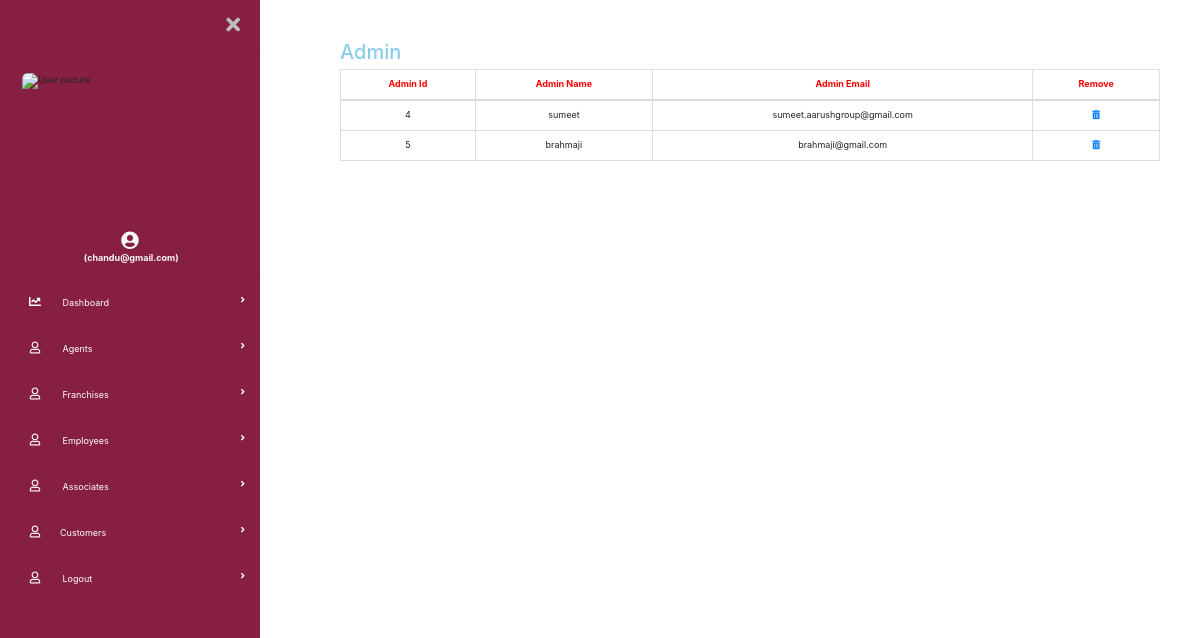
Page /backend/Admin_panel/Admindashboard.php (signed in) on the committed database.
### tables this page shows
CREATE TABLE `admin2list` (
  `admin2id` int(10) NOT NULL,
  `admin2name` varchar(100) NOT NULL,
  `admin2email` varchar(100) NOT NULL,
  `admin2pass` varchar(100) NOT NULL,
  `admin2cnfpass` varchar(100) NOT NULL,
  `Delete` tinyint(1) DEFAULT NULL
);

### backend/Admin_panel/Admindashboard.php (the view, shortened to what this page needs)
<?php
include '../database.php';
$qry = "select * from admin2list";
$sql = mysqli_query($dbc, $qry) or die(mysqli_error($dbc));
$countadmin = mysqli_num_rows($sql);
?>
<!DOCTYPE html>
<html lang="en">
<link href="css/bootstrap.min.css" rel="stylesheet" id="bootstrap-css">
<!DOCTYPE html>
<html lang="en">
<head>
  <link rel="stylesheet" href="https://maxcdn.bootstrapcdn.com/bootstrap/4.0.0/css/bootstrap.min.css">
  <link href="https://use.fontawesome.com/releases/v5.0.6/css/all.css" rel="stylesheet">
  <link href="css/side.css" rel="stylesheet">
</head>
<body>
  <div class="page-wrapper chiller-theme toggled">
    <nav id="sidebar" class="sidebar-wrapper">
      <div class="sidebar-content">
        <div class="sidebar-brand">
          <div id="close-sidebar">
            <i class="fas fa-times"></i>
          </div>
        </div>
        <div class="sidebar-header">
          <div class="user-pic">
            <img class="img-responsive img-rounded" src="images/kkm-logo.png" alt="User picture">
          </div>
        </div>
        <div class="text-center">
          <span class=" text-light"><i class="fas fa-user-circle fa-2x"></i><br>&nbsp;<strong>(<?php echo $_SESSION['loginname']; ?>)</strong></span>
        </div><br>
        <div class="sidebar-menu">
        <?php include 'sidenav.php' ?>
    </nav>
    <main class="page-content">
      <div class="container-fluid">
        <h2 style="color:skyblue;">Admin</h2>
        <div class="row">
          <div class="col-lg-12 text-center">
            <?php if ($countadmin > 0) { ?>
              <table class="table table-bordered col-md-8">
                <thead>
                  <tr style="color:red">
                    <th>Admin Id</th>
                    <th>Admin Name</th>
                    <th>Admin Email</th>
                    <th>Remove</th>
                  </tr>
                </thead>
                <?php while ($row = mysqli_fetch_assoc($sql)) { ?>
                  <tr>
                    <td><?php echo $row['admin2id'] ?></td>
                    <td><?php echo $row['admin2name'] ?></td>
                    <td><?php echo $row['admin2email'] ?></td>
                    <?php if ($row1['adminemail'] == $username) {
                    echo " <td><a href='../remove/removeadmin2.php?id=" . $row['admin2id'] . "'><i class='fa fa-trash-alt' onClick=\"javascript: return confirm('Please confirm deletion');\"></i></a></td>";
                   } else {
                    echo "<td><a href='#'><i class='fa fa-trash-alt' onClick=\"javascript: return confirm('You are not Autharized Super Admin to DELETE');\"></i></a></td>";
                  }?>
                  </tr>
                <?php } ?>
              </table> <br>
            <?php } else { ?>
              <strong>No Data Available!!!</strong> <br><br>
            <?php } ?>
          </div>
        </div>
      </div>
    </main>
  </div>
</body>
</html>

### backend/Admin_panel/css/side.css (style rules this page uses)
body { font-size: 0.9rem; }
.page-wrapper .sidebar-wrapper, .sidebar-wrapper .sidebar-brand > a, .sidebar-wrapper .sidebar-dropdown > a:after, .sidebar-wrapper .sidebar-menu .sidebar-dropdown .sidebar-submenu li a:before, .sidebar-wrapper ul li a i, .page-wrapper .page-content, .sidebar-wrapper .sidebar-search input.search-menu, .sidebar-wrapper .sidebar-search .input-group-text, .sidebar-wrapper .sidebar-menu ul li a, #show-sidebar, #close-sidebar { -webkit-transition: all 0.3s ease; -moz-transition: all 0.3s ease; -ms-transition: all 0.3s ease; -o-transition: all 0.3s ease; transition: all 0.3s ease; }
.page-wrapper { height: 100vh; }
.page-wrapper.toggled .sidebar-wrapper { left: 0px; }
@media screen and (min-width: 768px) { .page-wrapper.toggled .page-content { padding-left: 300px; } }
.sidebar-wrapper { width: 260px; height: 100%; max-height: 100%; position: fixed; top: 0; left: -300px; z-index: 999; }
.sidebar-content { max-height: calc(100% - 30px); height: calc(100% - 30px); overflow-y: auto; position: relative; }
.sidebar-wrapper .sidebar-brand { padding: 10px 20px; display: flex; align-items: center; }
.sidebar-wrapper .sidebar-brand #close-sidebar { cursor: pointer; font-size: 20px; }
.sidebar-wrapper .sidebar-header { padding: 20px; overflow: hidden; }
.sidebar-wrapper .sidebar-header .user-pic { float: left; width: 200px; padding: 2px; border-radius: 12px; margin-right: 15px; overflow: hidden; height: 140px; }
.sidebar-wrapper .sidebar-header .user-pic img { height: 100%; width: 100%; }
.sidebar-wrapper .sidebar-menu { padding-bottom: 10px; }
.page-wrapper .page-content { display: inline-block; width: 100%; padding-left: 0px; padding-top: 20px; }
.page-wrapper .page-content > div { padding: 20px 40px; }
.page-wrapper .page-content { overflow-x: hidden; }
.chiller-theme .sidebar-wrapper { background: #861f41;; }
.chiller-theme .sidebar-wrapper .sidebar-header, .chiller-theme .sidebar-wrapper .sidebar-search, .chiller-theme .sidebar-wrapper .sidebar-menu { border-top: 1px solid #8b174d; }
.page-wrapper.chiller-theme.toggled #close-sidebar { color: #bdbdbd; }

### rows in the picture
admin2list: admin2id "4", admin2name "sumeet", admin2email "sumeet.aarushgroup@gmail.com"
admin2list: admin2id "5", admin2name "brahmaji", admin2email "brahmaji@gmail.com"

### other values in the picture
$_SESSION['loginname'] "chandu@gmail.com"
